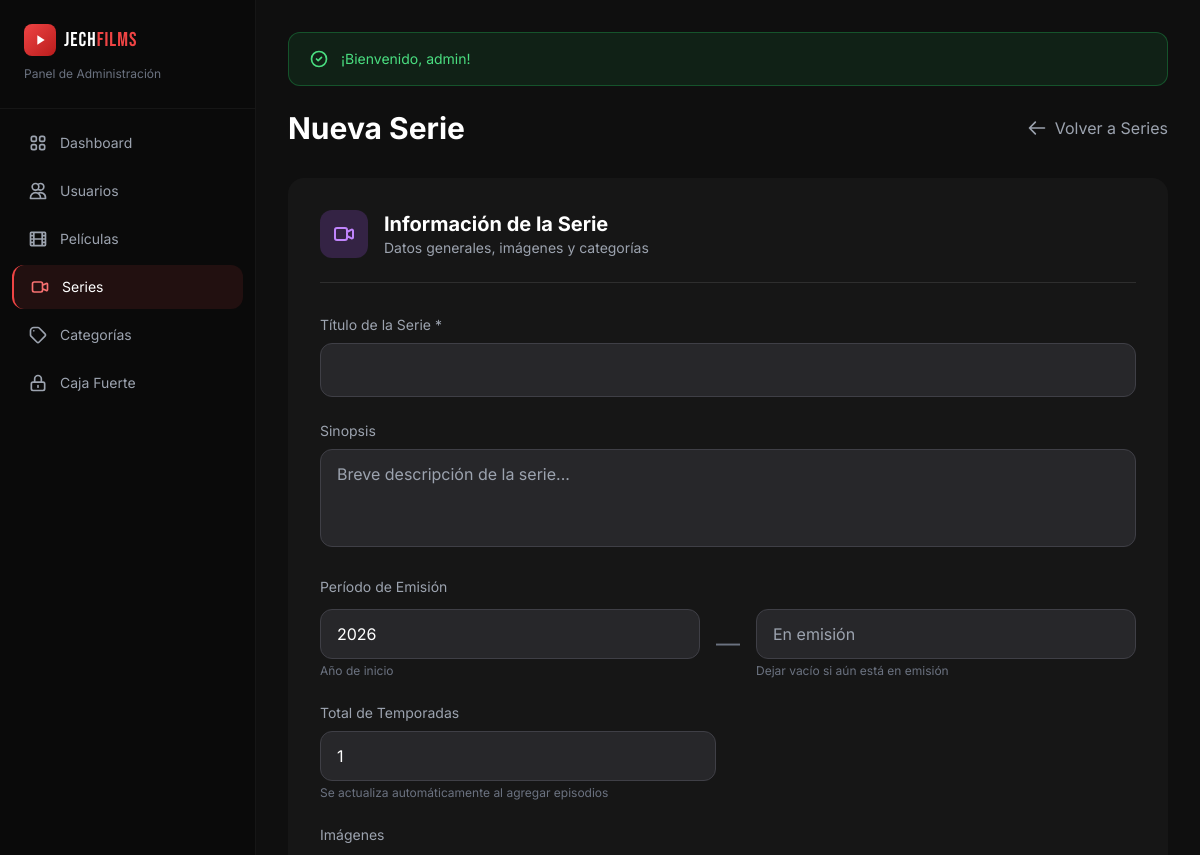
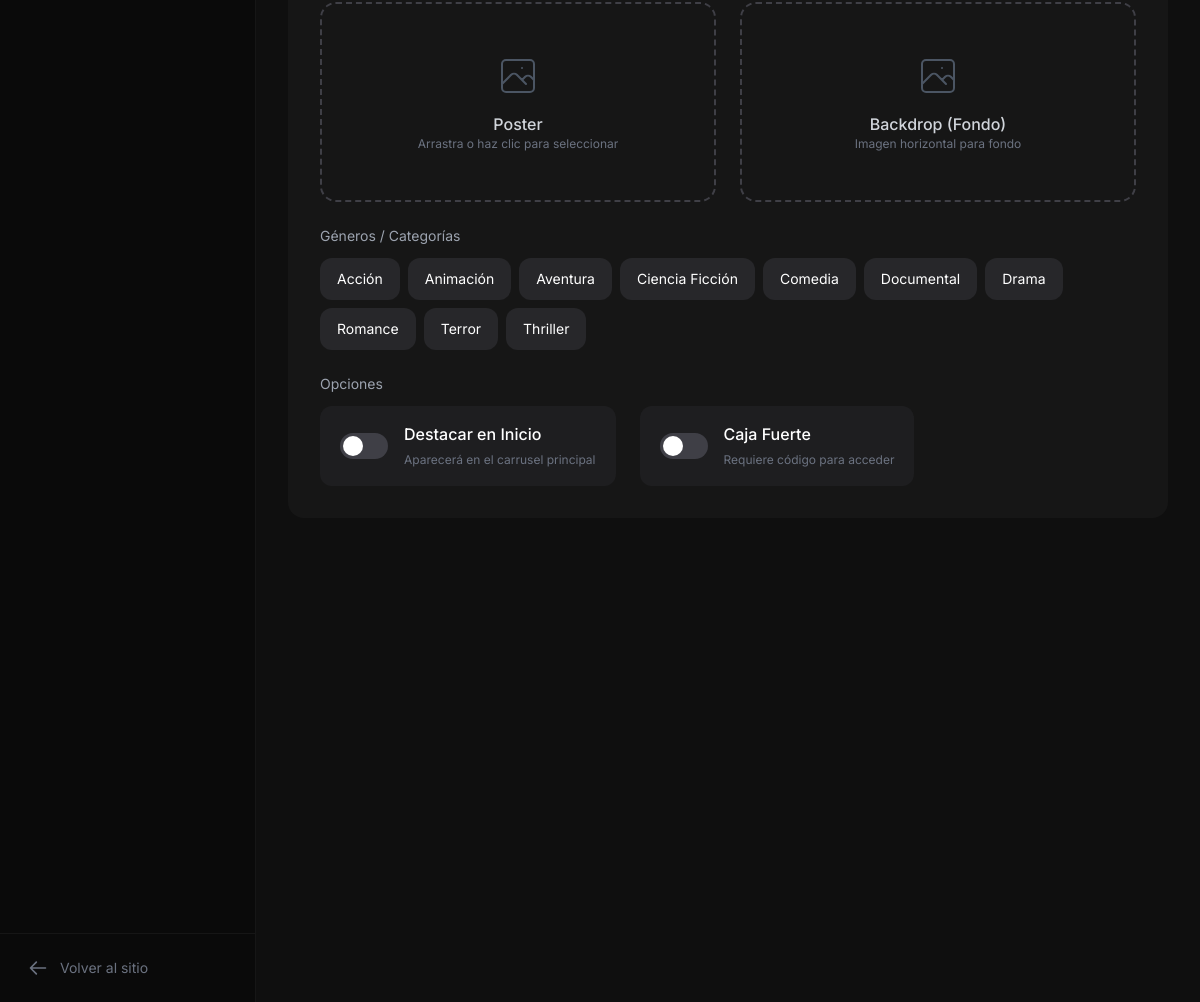
/admin/series/create (signed in), run on the app's committed database (2 pictures, top to bottom).
### tables this page shows
CREATE TABLE categories (
    id INT PRIMARY KEY AUTO_INCREMENT,
    name VARCHAR(100) NOT NULL,
    slug VARCHAR(100) NOT NULL UNIQUE,
    parent_id INT DEFAULT NULL,
    created_at TIMESTAMP DEFAULT CURRENT_TIMESTAMP,
    
    INDEX idx_slug (slug),
    INDEX idx_parent (parent_id),
    FOREIGN KEY (parent_id) REFERENCES categories(id) ON DELETE SET NULL
);

### controllers/admin/SeriesController.php (called while the page is built, shortened)
<?php
require_once BASE_PATH . '/models/Category.php';
class SeriesController {
    private Category $categoryModel;
    public function __construct() {
        $this->categoryModel = new Category();
    }
    public function create(): void {
        $categories = $this->categoryModel->getParents();
        require_once VIEWS_PATH . '/admin/series/form.php';
    }
}

### public/index.php (called while the page is built, shortened)
<?php
require_once __DIR__ . '/../config/database.php';
require_once __DIR__ . '/../helpers/functions.php';
$requestUri = $_SERVER['REQUEST_URI'];
$basePath = parse_url(BASE_URL, PHP_URL_PATH) ?: '';
$path = str_replace($basePath, '', parse_url($requestUri, PHP_URL_PATH));
$path = trim($path, '/');
$segments = explode('/', $path);
$controller = $segments[0] ?? 'home';
$action = $segments[1] ?? 'index';
$params = array_slice($segments, 2);
if ($controller === 'admin' && isset($segments[1])) {
    $action = $segments[2] ?? 'index';
    $params = array_slice($segments, 3);
}
$controllerInstance = new $className();
call_user_func_array([$controllerInstance, $action], $params);

### helpers/functions.php (called while the page is built, shortened)
<?php
function e(string $string): string {
    return htmlspecialchars($string, ENT_QUOTES, 'UTF-8');
}
function url(string $path = ''): string {
    return rtrim(BASE_URL, '/') . '/' . ltrim($path, '/');
}

### config/database.php (called while the page is built, shortened)
<?php
function getConnection(): PDO {
    static $pdo = null;
    if ($pdo === null) {
        $dsn = sprintf(
            'mysql:host=%s;dbname=%s;charset=%s',
            DB_HOST,
            DB_NAME,
            DB_CHARSET
        );
        $options = [
            PDO::ATTR_ERRMODE => PDO::ERRMODE_EXCEPTION,
            PDO::ATTR_DEFAULT_FETCH_MODE => PDO::FETCH_ASSOC,
            PDO::ATTR_EMULATE_PREPARES => false,
        ];
        try {
            $pdo = new PDO($dsn, DB_USER, DB_PASS, $options);
        } catch (PDOException $e) {
            die('Error de conexión a la base de datos. Por favor, verifica la configuración.');
        }
    }
    return $pdo;
}

### models/Category.php (called while the page is built, shortened)
<?php
require_once __DIR__ . '/Model.php';
class Category extends Model {
    protected string $table = 'categories';
    public function getParents(): array {
        $sql = "SELECT * FROM {$this->table} WHERE parent_id IS NULL ORDER BY name ASC";
        return $this->query($sql);
    }
}

### models/Model.php (called while the page is built, shortened)
<?php
abstract class Model {
    protected PDO $db;
    public function __construct() {
        $this->db = getConnection();
    }
    protected function query(string $sql, array $params = []): array {
        $stmt = $this->db->prepare($sql);
        $stmt->execute($params);
        return $stmt->fetchAll();
    }
}

### views/admin/series/form.php (the view, shortened to what this page needs)
<?php
$isEdit = isset($series);
$pageTitle = $isEdit ? 'Editar Serie' : 'Nueva Serie';
?>
<div class="max-w-5xl">
    <div class="flex items-center justify-between mb-8">
        <div>
            <h1 class="text-3xl font-bold"><?= $pageTitle ?></h1>
        </div>
        <a href="<?= url('admin/series') ?>" class="text-gray-400 hover:text-white transition flex items-center gap-2">
            <svg class="w-5 h-5" fill="none" stroke="currentColor" viewBox="0 0 24 24"><path stroke-linecap="round" stroke-linejoin="round" stroke-width="2" d="M10 19l-7-7m0 0l7-7m-7 7h18"/></svg>
            Volver a Series
        </a>
    </div>
    <form id="sectionInfo" action="<?= url('admin/series/' . ($isEdit ? 'update/' . $series['id'] : 'store')) ?>" method="POST" enctype="multipart/form-data" class="bg-jf-card rounded-2xl p-6 md:p-8 mb-8">
        <div class="flex items-center gap-4 mb-8 pb-6 border-b border-white/10">
            <div class="w-12 h-12 rounded-xl bg-purple-500/20 flex items-center justify-center">
                <svg class="w-6 h-6 text-purple-400" fill="none" stroke="currentColor" viewBox="0 0 24 24">
                    <path stroke-linecap="round" stroke-linejoin="round" stroke-width="2" d="M15 10l4.553-2.276A1 1 0 0121 8.618v6.764a1 1 0 01-1.447.894L15 14M5 18h8a2 2 0 002-2V8a2 2 0 00-2-2H5a2 2 0 00-2 2v8a2 2 0 002 2z"/>
                </svg>
            </div>
            <div>
                <h2 class="text-xl font-bold">Información de la Serie</h2>
                <p class="text-gray-400 text-sm">Datos generales, imágenes y categorías</p>
            </div>
        </div>
        <div class="grid grid-cols-1 md:grid-cols-2 gap-6">
            <div class="md:col-span-2">
                <label class="block text-sm text-gray-400 mb-2">Título de la Serie *</label>
                <input type="text" name="title" value="<?= e($series['title'] ?? '') ?>" required
                       class="w-full bg-zinc-800 border border-zinc-700 rounded-xl px-4 py-3 focus:outline-none focus:border-purple-500 text-lg">
            </div>
            <div class="md:col-span-2">
                <label class="block text-sm text-gray-400 mb-2">Sinopsis</label>
                <textarea name="description" rows="3" placeholder="Breve descripción de la serie..."
                          class="w-full bg-zinc-800 border border-zinc-700 rounded-xl px-4 py-3 focus:outline-none focus:border-purple-500 resize-none overflow-y-auto"><?= e($series['description'] ?? '') ?></textarea>
            </div>
            <div class="md:col-span-2">
                <label class="block text-sm text-gray-400 mb-3">Período de Emisión</label>
                <div class="flex items-center gap-4">
                    <div class="flex-1">
                        <input type="number" name="year_start" value="<?= e($series['year_start'] ?? date('Y')) ?>" min="1900" max="2030" placeholder="Año inicio"
                               class="w-full bg-zinc-800 border border-zinc-700 rounded-xl px-4 py-3 focus:outline-none focus:border-purple-500">
                        <span class="text-xs text-gray-500 mt-1 block">Año de inicio</span>
                    </div>
                    <span class="text-gray-500 text-2xl">—</span>
                    <div class="flex-1">
                        <input type="number" name="year_end" value="<?= e($series['year_end'] ?? '') ?>" min="1900" max="2030" placeholder="En emisión"
                               class="w-full bg-zinc-800 border border-zinc-700 rounded-xl px-4 py-3 focus:outline-none focus:border-purple-500">
                        <span class="text-xs text-gray-500 mt-1 block">Dejar vacío si aún está en emisión</span>
                    </div>
                </div>
            </div>
            <div>
                <label class="block text-sm text-gray-400 mb-2">Total de Temporadas</label>
                <input type="number" name="total_seasons" value="<?= e($series['total_seasons'] ?? 1) ?>" min="1"
                       class="w-full bg-zinc-800 border border-zinc-700 rounded-xl px-4 py-3 focus:outline-none focus:border-purple-500">
                <span class="text-xs text-gray-500 mt-1 block">Se actualiza automáticamente al agregar episodios</span>
            </div>
            <div></div>
            <div class="md:col-span-2">
                <label class="block text-sm text-gray-400 mb-3">Imágenes</label>
                <div class="grid grid-cols-1 md:grid-cols-2 gap-6">
                    <div class="image-dropzone" id="posterDropzone">
                        <div class="placeholder" id="posterPlaceholder">
                            <p class="font-medium text-gray-300">Poster</p>
                            <p class="text-xs text-gray-500">Arrastra o haz clic para seleccionar</p>
                        </div>
                    </div>
                    <div class="image-dropzone" id="backdropDropzone">
                        <div class="placeholder" id="backdropPlaceholder">
                            <p class="font-medium text-gray-300">Backdrop (Fondo)</p>
                            <p class="text-xs text-gray-500">Imagen horizontal para fondo</p>
                        </div>
                    </div>
                </div>
            </div>
            <div class="md:col-span-2">
                <label class="block text-sm text-gray-400 mb-3">Géneros / Categorías</label>
                <div class="flex flex-wrap gap-2">
                    <?php foreach ($categories as $cat): ?>
                    <label class="inline-flex items-center gap-2 bg-zinc-800 px-4 py-2.5 rounded-xl cursor-pointer hover:bg-zinc-700 transition border border-transparent has-[:checked]:border-purple-500 has-[:checked]:bg-purple-500/10">
                        <span class="text-sm"><?= e($cat['name']) ?></span>
                    </label>
                    <?php endforeach; ?>
                </div>
            </div>
            <div class="md:col-span-2">
                <label class="block text-sm text-gray-400 mb-3">Opciones</label>
                <div class="flex flex-wrap gap-6">
                    <label class="flex items-center gap-4 bg-zinc-800/50 px-5 py-4 rounded-xl cursor-pointer hover:bg-zinc-800 transition">
                        <div class="toggle-switch">
                            <span class="toggle-slider"></span>
                        </div>
                        <div>
                            <span class="font-medium block">Destacar en Inicio</span>
                            <span class="text-xs text-gray-500">Aparecerá en el carrusel principal</span>
                        </div>
                    </label>
                    <label class="flex items-center gap-4 bg-zinc-800/50 px-5 py-4 rounded-xl cursor-pointer hover:bg-zinc-800 transition">
                        <div class="toggle-switch">
                            <span class="toggle-slider"></span>
                        </div>
                        <div>
                            <span class="font-medium block">Caja Fuerte</span>
                            <span class="text-xs text-gray-500">Requiere código para acceder</span>
                        </div>
                    </label>
                </div>
            </div>
                </div>
            </div>
        </div>
<?php
require_once VIEWS_PATH . '/layouts/admin.php';
?>

### views/admin/series/form.php (style rules this page uses)
input[type="number"] { -moz-appearance: textfield; appearance: textfield; }
.toggle-switch { position: relative; width: 48px; height: 26px; flex-shrink: 0; }
.toggle-slider { position: absolute; cursor: pointer; inset: 0; background: #3f3f46; border-radius: 999px; transition: 0.3s; }
.toggle-slider:before { position: absolute; content: ""; height: 20px; width: 20px; left: 3px; bottom: 3px; background: white; border-radius: 50%; transition: 0.3s; }
.image-dropzone { position: relative; border: 2px dashed #3f3f46; border-radius: 1rem; min-height: 200px; display: flex; flex-direction: column; align-items: center; justify-content: center; text-align: center; transition: all 0.2s; cursor: pointer; overflow: hidden; }
.image-dropzone .placeholder { padding: 2rem; }

### data on the page
categories: name "Acción"
categories: name "Animación"
categories: name "Aventura"
categories: name "Ciencia Ficción"
categories: name "Comedia"
categories: name "Documental"
categories: name "Drama"
categories: name "Romance"
categories: name "Terror"
categories: name "Thriller"

### other printed values
$item[1] "Dashboard"
$item[1] "Usuarios"
$item[1] "Películas"
$item[1] "Series"
$item[1] "Categorías"
$item[1] "Caja Fuerte"
$flash['message'] "¡Bienvenido, admin!"
$pageTitle "Nueva Serie"
